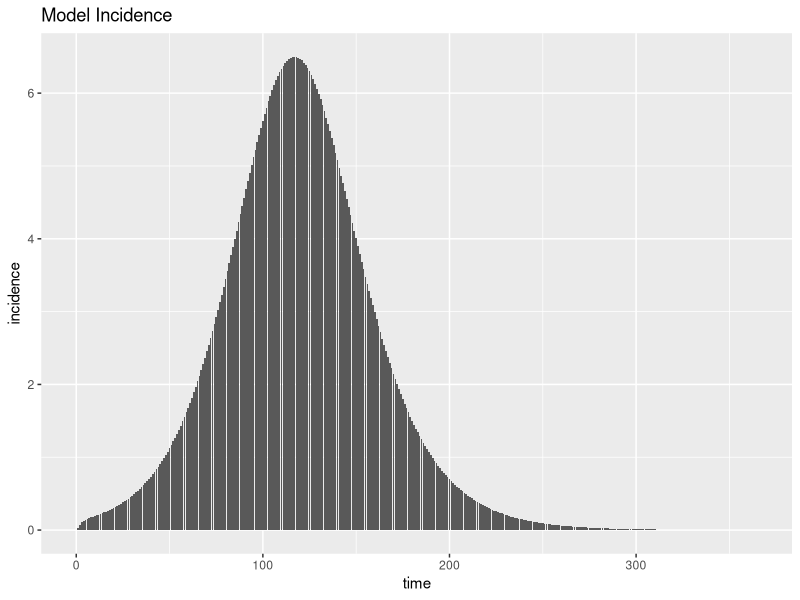
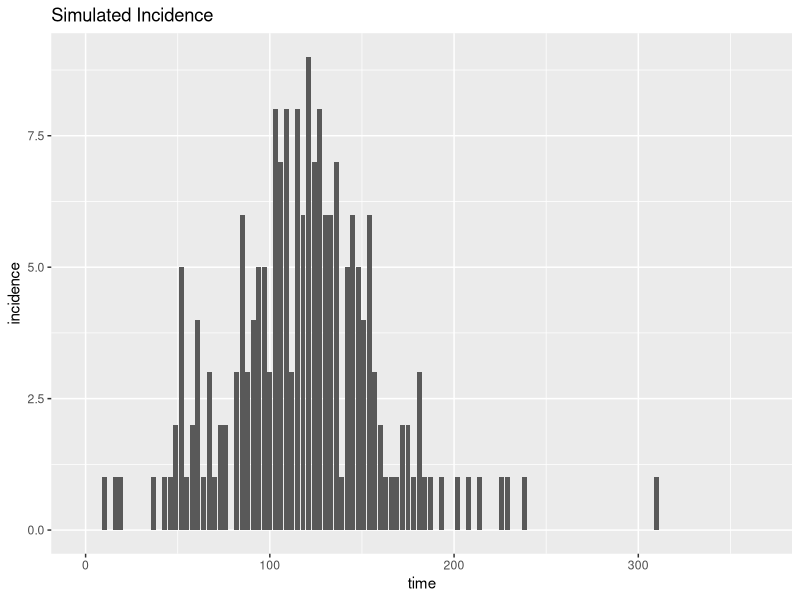
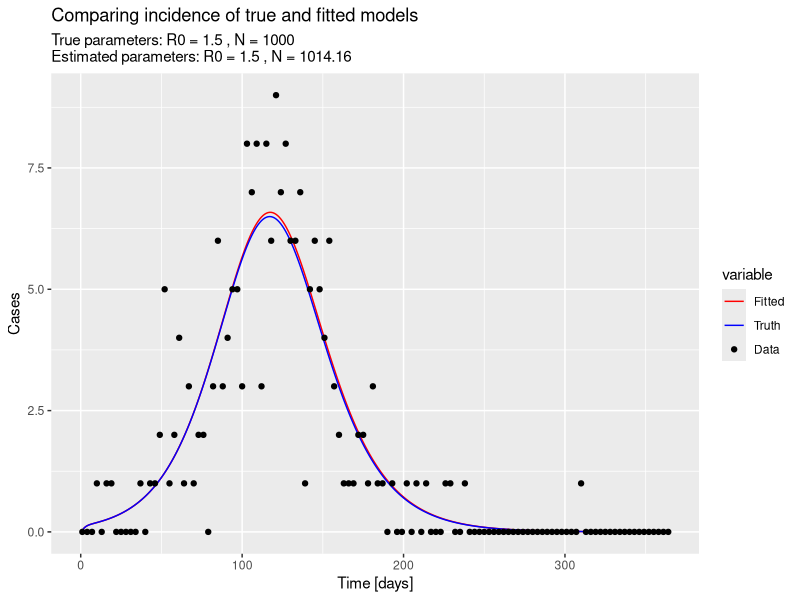
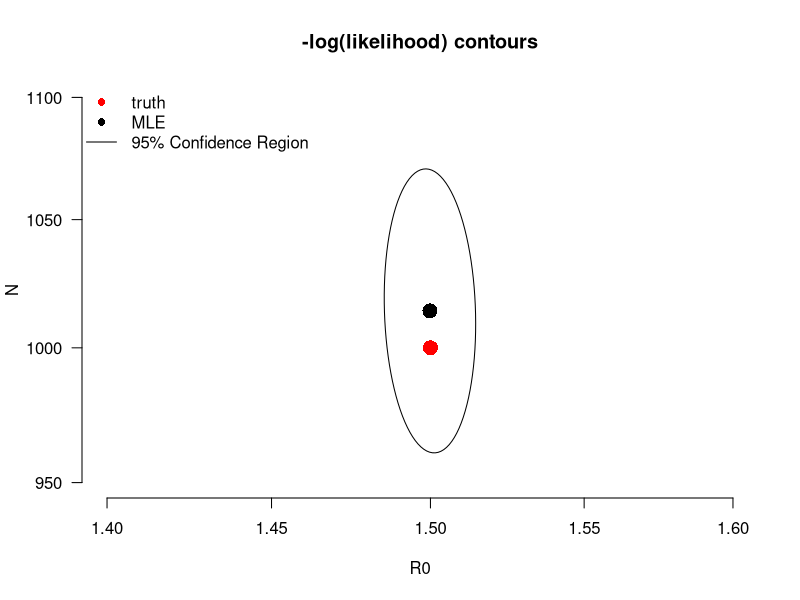
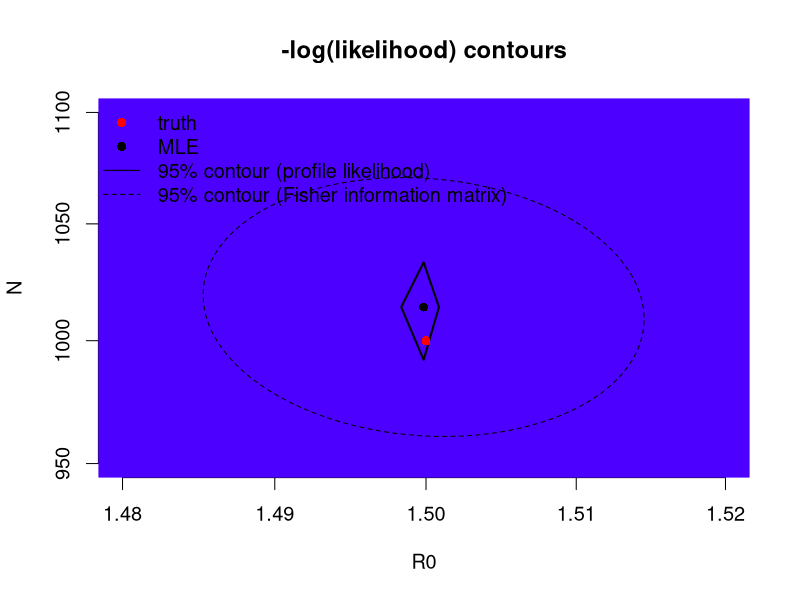
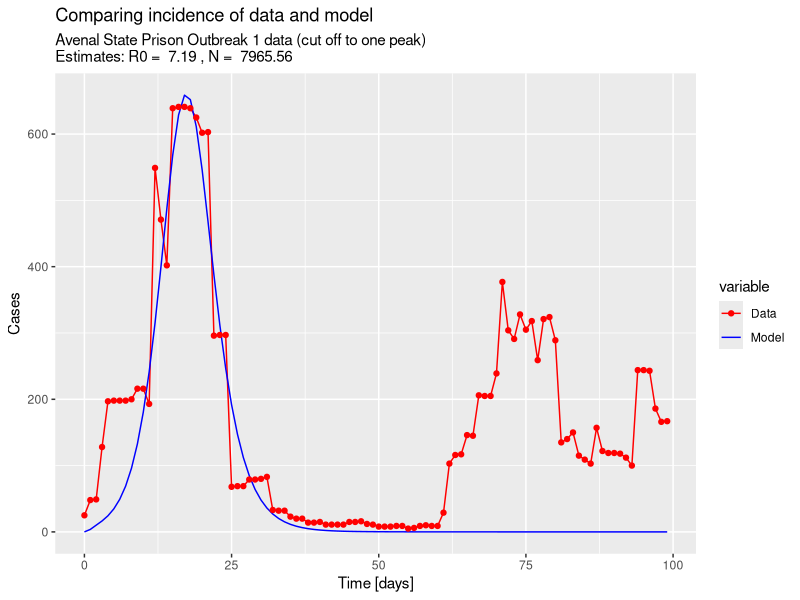
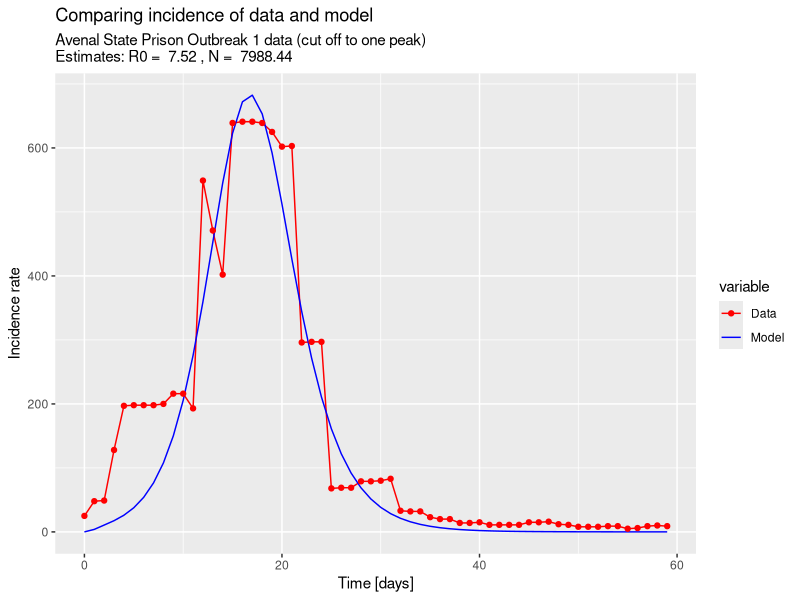
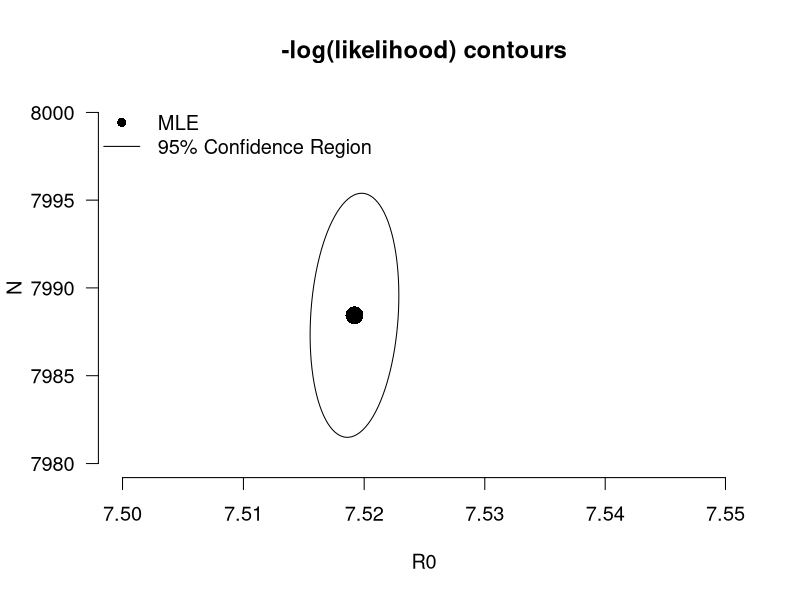

These figures' R source, in order:
##################################################################################
##################################################################################
# an R script to estimate R0 and N using an SEIR model
#
# Project: COVID in Prisons, ICI3D MMED 2023
#
##################################################################################

# Load packages -----------------------------------------------------------

require(boot); require(deSolve); require(ellipse); require(tidyverse); require(cowplot)

# Parameters --------------------------------------------------------------

## Parameters for SEIR model
## to be passed as default parameters to disease_params()
latentPeriod <- 3        # days
infectiousPeriod <- 7    # days

# Functions ---------------------------------------------------------------

## Function that makes a list of disease parameters ##
## > R0 and N are undefined (we treat N as an unknown parameter, because the
##   population size for each outbreak in the prisons are not known. Therefore,
##   we have to estimate it.)
## > Rates gamma and sigma are defined with the parameters stated above.

disease_params <- function(R0,                         # basic reproduction number, unknown
                           N,                          # the total population, unknown
                           gamma = 1/infectiousPeriod, # rate of removal
                           sigma = 1/latentPeriod)     # rate of progression
{
  return(as.list(environment()))
}

## Function that makes a vector of initial state variable conditions ##
## initI - initial value of I as argument (defaults to 1)

init_cond <- function(initI = 1) {
  init <- c(E = 0,       # exposed
            I = initI,   # infected
            X = 0,       # removed
            C = 0)       # cumulative cases
  
  return(init)
}

## Function defining the SEIR model ##
## > We remove the S compartment, since we cannot define its initial conditions
##   due to N being treated as an unknown parameter. S will be calculated later
##   in the next function (simEpidemic).
## > 'X' is used instead of 'R' to avoid confusion with R0, the reproduction 
##   number.
## > 'C' is an added compartment that calculates the cumulative infected cases 
##   per time step. The difference between 'C' at time t and t-1 will be the 
##   incidence.
## > Overall, this model is a standard deterministic SEIR model with no births,
##   deaths, introductions, replenishment of susceptibles, etc.
seixc <- function(tt, yy, parms) with(c(parms,as.list(yy)), {
  
  ## Infectious contact rate
  beta <- R0*gamma/N                
  
  ## State variable derivatives (ODE system)
  ## State variables are: E, I, X, C
  ## Since there is no S compartment, we substitute S with N-E-I-X
  deriv <- rep(NA,4)
  deriv[1] <-	beta*(N-E-I-X)*I - sigma*E   # dEdt
  deriv[2] <-	sigma*E - gamma*I            # dIdt
  deriv[3] <-	gamma*I                      # dXdt
  deriv[4] <- sigma*E                      # cumulative cases C
  return(list(deriv))
})

## Function to run the deterministic model simulation, based on the ODE system defined in seixc() ##
## This function outputs a dataframe with the following variables:
## > time - time-step
## > S, E, I, X, C - number of individuals in each compartment per timestep
## > N - total population
## > incidence - the number of incident cases, calculated as the difference in C 
##   over each time step
## > inc_rate - the incidence rate (incidence/N) per time step
simEpidemic <- function(init, tseq, modFunction=seixc, parms = disease_params()) {
  modDat <- as.data.frame(lsoda(init, tseq, modFunction, parms=parms))
  modDat$N <- rep(parms$N, nrow(modDat))             # total population N
  modDat$S <- with(modDat, N-E-I-X)                  # Here we add compartment S. Recall that S = N-E-I-X
  modDat$incidence <- c(modDat$C[1],diff(modDat$C))  # incident cases (difference in C over each time step)
  modDat$inc_rate <- with(modDat, incidence/N)       # incidence rate based on total population N
  col_order <- c("time","S", "E", "I", "X", "C", "N", "incidence", "inc_rate")  # for rearranging the columns
  return(modDat[,col_order])
}

## Function to create simulated data using the model ##
## From a simulated epidemic, measure the incidence proportion at several time points by drawing
## cross-sectional samples of individuals at each time, testing them, and then calculating sample
## incidence proportion and associated binomial confidence intervals. The incidence per time
## step will then be calculated from the difference in exposed between each time step.
##
## This function be used to generate simulated data for testing the model and optimization functions.

sampleEpidemic <- function(modDat,                                   # Simulated "data" which we treat as real 
                           sampleDates = seq(1, 365, by = 3),        # Sample every 3 days for 1 year
                           N = rep(1000, length(sampleDates))        # Number of individuals sampled at each time point
){
  inc_rate_at_sample_times <- modDat[modDat$time %in% sampleDates, 'inc_rate']
  inc <- rbinom(length(N), N, inc_rate_at_sample_times)
  lci <- mapply(function(x,n) binom.test(x,n)$conf.int[1], x = inc, n = N)
  uci <- mapply(function(x,n) binom.test(x,n)$conf.int[2], x = inc, n = N)    
  return(data.frame(time = sampleDates, incidence = inc, N, samp_inc_rate =  inc/N,
                    lci = lci, uci = uci))
}

## Function to calculate residual sum of squares ## 
## This will be passed to the objective function, which will be passed to optim()
ressum <- function(parms, obsDat, init, tseq) {
  modDat <- simEpidemic(init, parms=parms, tseq)
  ## What are the rows from our simulation at which we have observed data?
  matchedTimes <- modDat$time %in% obsDat$time
  sqe <- (obsDat$incidence - modDat$incidence[matchedTimes])^2
  return(sum(sqe))
}

## Function to combine guess (fit parameters) and fixed parameters ##
## This will be used within the objective function.
subsParms <- function(fit.params, fixed.params=disease_params())
  within(fixed.params, {
    loggedParms <- names(fit.params)[grepl('log_', names(fit.params))]
    unloggedParms <- names(fit.params)[!grepl('log_', names(fit.params))]        
    for(nm in unloggedParms) assign(nm, as.numeric(fit.params[nm]))
    for(nm in loggedParms) assign(gsub('log_','',nm), exp(as.numeric(fit.params[nm])))
    rm(nm, loggedParms, unloggedParms)
  })

## Objective function to be passed to optim() for parameter estimation ##
## Make the objective function a function of fixed and fitted parameters
objFXN <- function(fit.params,                        # paramters to fit
                   fixed.params = disease_params(),   # fixed paramters
                   obsDat,                            # observed data
                   init,
                   tseq) {                 
  parms <- subsParms(fit.params, fixed.params)
  ressum(parms, obsDat = obsDat, init=init, tseq = tseq)  # then ressum
}

# Test the functions with simulated data ----------------------------------

## Generate simulated data ##
## We will create "observed data" by sampling from a model with known R0 and N
trueParms <- disease_params(R0 = 1.50, N=1000)  # underlying model parameters
init.pop <- init_cond()                         # keep the default initial conditions
time.out <- seq(0, 365, 1)                      # range of timepoints for model time series

modDat <- simEpidemic(init.pop, parms = trueParms, tseq = time.out) # Simulated epidemic (underlying process)
ggplot(modDat, aes(x = time, y = incidence)) + 
  geom_col() +
  labs(title = "Model Incidence")              # quick look at the model incidence

set.seed(1)                                    # Initiate the random number generator
myDat <- sampleEpidemic(modDat)                # Simulate data from the sampling process (acts as our "observed data")
ggplot(myDat, aes(x=time, y=incidence)) + 
  geom_col() +
  labs(title = "Simulated Incidence")          # quick look at the simulated incidence

## Use optim to estimate R0 and N ##
## Intial estimation via SANN
optim.vals <- optim(par = c(log_R0 = log(1), log_N = log(1000))
                    , objFXN
                    , fixed.params = disease_params()  # defined at top of script
                    , obsDat = myDat
                    , init = init.pop
                    , tseq = time.out
                    , control = list(trace = 3, maxit = 150)
                    , method = "SANN")

## See initial estimates
estimParms <- exp(unname(optim.vals$par))
names(estimParms) <- c('R0', 'N')
trueParms[c('R0', 'N')]   # true values
estimParms                # estimated values

## Feed the last parameters of SANN in as the first values of Nelder-Mead
optim.vals <- optim(par = optim.vals$par
                    , objFXN
                    , fixed.params = disease_params()
                    , obsDat = myDat
                    , init = init.pop
                    , tseq = time.out
                    , control = list(trace = 3, maxit = 800, reltol = 10^-7)
                    , method = "Nelder-Mead"
                    , hessian = T)


## Store estimates
MLEfits <- optim.vals$par
log_R0.fit <- MLEfits["log_R0"]
log_N.fit <- MLEfits["log_N"]
estimParms <- exp(unname(MLEfits))
names(estimParms) <- c('R0', 'N')

## See final estimates
trueParms[c('R0', 'N')]   # true values
estimParms                # estimated values

## Simulate an epidemic using the R0 estimate (fitDat)
fitDat <- simEpidemic(init = init.pop, tseq = time.out, parms = subsParms(optim.vals$par, trueParms))

## Visually compare incidence (cases) of fitDat and modDat (the true underlying process)
df <- rbind(modDat = modDat %>% 
              mutate(variable = "modDat"),
            fitDat = fitDat %>% 
              mutate(variable = "fitDat"))

myDat <- myDat %>% 
  mutate(variable = "myDat")

ggplot(df, aes(x = time, y = incidence, color = variable))+
  geom_line() +
  geom_point(data = myDat, mapping=aes(x = time, y=incidence, color = variable)) +
  labs(title = "Comparing incidence of true and fitted models",
       subtitle = paste("True parameters: R0 =", trueParms['R0'], ", N =", trueParms['N'],
                        "\nEstimated parameters: R0 =", round(estimParms['R0'],2), ", N =", round(estimParms['N'],2)),
       x= "Time [days]",
       y= "Cases") +
  scale_color_manual(labels = c("Fitted","Truth","Data"), values = c("red", "blue", "black"))


# Contour plots for simulated data ----------------------------------------

## Generate contour plots with the Hessian ##
fisherInfMatrix <- solve(optim.vals$hessian) ## invert the Hessian, to estimate the covar-var matrix of parameter estimates

## Create a sequence of R0 and N values for the grid
res <- 15
R0.seq <- exp(seq(log_R0.fit-1, log_R0.fit+1, l = res))
N.seq <- exp(seq(log_N.fit-1, log_N.fit + 1, l = res))

## Initialize plot of parameters
plot(1,1, type = 'n', log = 'xy',
     # xlim = range(R0.seq), ylim = range(N.seq),
     xlim = c(1.4,1.6), ylim = c(950,1100),  # use these limits to zoom-in
     las = 1,
     xlab = expression(R0), ylab = expression(N),
     main = "-log(likelihood) contours", bty = "n")
## Add true parameter values to the plot
with(trueParms, points(R0, N, pch = 16, cex = 2, col = 'red'))
## Add MLE to the plot
points(exp(MLEfits['log_R0']), exp(MLEfits['log_N']), pch = 16, cex = 2, col = 'black')
## Add 95% contour ellipse from Hessian
lines(exp(ellipse(fisherInfMatrix, centre = MLEfits, level = .95)))
legend("topleft", c('truth', 'MLE', '95% Confidence Region'), lty = c(NA, NA, 1), pch = c(16,16, NA),
       col = c('red', 'black', 'black'), bg='white', bty = 'n')

## Change the xlim and ylim values to zoom-into the plot!

## Generate contour plots with likelihood profiles ##
objXR0_N <- function(R0, N, fixed.params = disease_params(), browse=F, obsDat,
                     init, tseq) {
  objFXN(fit.params = c(log_R0 = log(R0), log_N = log(N))
         , fixed.params = fixed.params, obsDat, init, tseq)}

objXR0_NVEC <- Vectorize(objXR0_N, list("R0", "N"))

mat <- outer(R0.seq, N.seq, objXR0_NVEC, init = init_cond(), tseq=time.out, obsDat=myDat)

ml.val <- optim.vals$value
conf.cutoff <- ml.val + qchisq(.95,2)/2

## Show likelihood contours
par(cex = 1.2)
plot(1,1, type = 'n', log = 'xy',
     # xlim = range(R0.seq), ylim = range(N.seq),
     xlim = c(1.48,1.52), ylim = c(950,1100),  # use these limits to zoom-in
     xlab = expression(R0), ylab = expression(N),
     main = "-log(likelihood) contours", bty = "n")
.filled.contour(R0.seq, N.seq, mat, levels = seq(min(mat), max(mat), l=20), col = topo.colors(20))
## Add contour for 95% CI from likelihood ratio
contour(R0.seq, N.seq, mat, levels = c(conf.cutoff),
        col = "black", lwd = 2, labels = "", labcex = .2, add = T)
## Add contour for 95% CI from Hessian
lines(exp(ellipse(fisherInfMatrix, centre = MLEfits, level = .95)), lty = 2)
## Add MLE to the plot
points(exp(log_R0.fit), exp(log_N.fit), pch = 16, cex = 1, col = 'black')
## Add true parameter values to the plot
with(trueParms, points(R0, N, pch = 16, cex = 1, col = 'red'))
legend("topleft",
       c('truth', 'MLE', '95% contour (profile likelihood)', '95% contour (Fisher information matrix)')
       , lty = c(NA, NA, 1, 2), pch = c(16,16, NA, NA),
       col = c('red', rep('black',3)), bg='white', bty = 'n')

## Change the xlim and ylim values to zoom-into the plot!

# Estimate R0 and N with actual data ----------------------------------------

## Import and wrangle dataset
all.data <- read_csv("new_cases_per_day.csv")

## Extract one outbreak: Avenal State Prison (ASP) Outbreak 1
ASP.1.data <- all.data %>%
  filter(Facility_Outbreak == "Avenal State Prison (ASP) Outbreak 1") %>%
  select(Date, Daily_New_Cases) %>% 
  rename(incidence = Daily_New_Cases) %>% 
  mutate(time = seq(0,nrow(.)-1)) %>%
  filter(time < 100)

ASP.1.data

## Define time sequence and initial conditions
time.out2 <- seq(0, max(ASP.1.data$time), 1)
init.prison <- init_cond(initI = 25)

## Use optim to estimate R0
prison.estim <- optim(par = c(log_R0 = log(1), log_N = log(1000))
                      , objFXN
                      , fixed.params = disease_params()  # defined at top of script
                      , obsDat = ASP.1.data
                      , init = init.prison
                      , tseq = time.out2
                      , control = list(trace = 3, maxit = 150)
                      , method = "SANN")

## Feed the last parameters of SANN in as the first values of Nelder-Mead
# prison.estim <- optim(par = optim.vals$par
#                     , objFXN
#                     , fixed.params = disease_params()
#                     , obsDat = ASP.1.data
#                     , init = init.pop
#                     , tseq = time.out2
#                     , control = list(trace = 3, maxit = 800, reltol = 10^-7)
#                     , method = "Nelder-Mead"
#                     , hessian = T)

## View the R0 estimate
estimParms <- exp(unname(prison.estim$par))
names(estimParms) <- c('R0', 'N')
estimParms

## Run the SEIR model with the R0 estimate
prison.ts <- simEpidemic(init.prison, time.out2, seixc, disease_params(R0 = estimParms['R0'], N = estimParms['N']))

## Visually compare incidence of the model and actual data

df2 <- rbind(ASP.1.data %>% 
               select(-Date) %>% 
               mutate(variable = "ASP.1.data"),
             prison.ts %>% 
               select(incidence, time) %>% 
               mutate(variable = "prison.ts"))

ggplot(df2, aes(x = time, y = incidence, color = variable))+
  geom_line() +
  geom_point(data = subset(df2, df2$variable == "ASP.1.data"), mapping=aes(x = time, y=incidence, color = variable)) +
  labs(title = "Comparing incidence of data and model",
       subtitle = paste("Avenal State Prison Outbreak 1 data (cut off to one peak)
Estimates: R0 = ", round(estimParms['R0'],2), ", N = ", round(estimParms['N'],2)),
x= "Time [days]",
y= "Cases") +
  scale_color_manual(labels = c("Data","Model"), values = c("red", "blue"))

## The model incidence and actual incidence clearly do not fit well based on
## visual inspection. The model cannot match the data incidence with two peaks,
## and is only fitting one peak.
## Let's try to cut the data to only include the initial peak, and then assess
## model performance.

# Estimate with one-peak data ---------------------------------------------

ASP.1.data.cut <- ASP.1.data %>%
  filter(time < 60)  # cutoff at day 60 of outbreak

time.out3 <- seq(0, max(ASP.1.data.cut$time), 1)

prison.estim.cut <- optim(par = c(log_R0 = log(1), log_N = log(1000))
                          , objFXN
                          , fixed.params = disease_params()
                          , obsDat = ASP.1.data.cut
                          , init = init.prison
                          , tseq = time.out3
                          , control = list(trace = 3, maxit = 150)
                          , method = "SANN"
                          , hessian = T)

## Feed the last parameters of SANN in as the first values of Nelder-Mead
# prison.estim.cut <- optim(par = optim.vals$par
#                     , objFXN
#                     , fixed.params = disease_params()
#                     , obsDat = ASP.1.data.cut
#                     , init = init.prison
#                     , tseq = time.out3
#                     , control = list(trace = 3, maxit = 800, reltol = 10^-7)
#                     , method = "Nelder-Mead"
#                     , hessian = T)

## Store estimates
MLEfits <- prison.estim.cut$par
log_R0.fit <- MLEfits["log_R0"]
log_N.fit <- MLEfits["log_N"]
estimParms2 <- exp(unname(MLEfits))
names(estimParms2) <- c('R0', 'N')

## See final estimates
estimParms2

## Run the SEIR model with the R0 estimate

prison.ts.cut <- simEpidemic(init.prison, time.out3, seixc, disease_params(R0 = estimParms2['R0'], N = estimParms2['N']))

## Visually compare incidence rates of the model and actual data

df3 <- rbind(ASP.1.data.cut %>% 
               select(-Date) %>% 
               mutate(variable = "ASP.1.data.cut"),
             prison.ts.cut %>% 
               select(incidence, time) %>% 
               mutate(variable = "prison.ts.cut"))

ggplot(df3, aes(x = time, y = incidence, color = variable))+
  geom_line() +
  geom_point(data = subset(df3, df3$variable == "ASP.1.data.cut"), mapping=aes(x = time, y=incidence, color = variable)) +
  labs(title = "Comparing incidence of data and model",
       subtitle = paste("Avenal State Prison Outbreak 1 data (cut off to one peak)
Estimates: R0 = ", round(estimParms2['R0'],2), ", N = ", round(estimParms2['N'],2)),
x= "Time [days]",
y= "Incidence rate") +
  scale_color_manual(labels = c("Data","Model"), values = c("red", "blue"))

## The model is somewhat closer to the data in shape
## Are the estimated R0 and N values reasonable?

# Contour plots for actual data -------------------------------------------
## We will use the estimated R0 and N from the ASP1 data restricted to one peak

## Generate contour plots with the Hessian ##
fisherInfMatrix <- solve(prison.estim.cut$hessian)

## Create a sequence of R0 and N values for the grid
R0.seq <- exp(seq(log_R0.fit-1, log_R0.fit+1, l = res))
N.seq <- exp(seq(log_N.fit-1, log_N.fit + 1, l = res))

## Initialize plot of parameters
plot(1,1, type = 'n', log = 'xy',
     # xlim = range(R0.seq), ylim = range(N.seq),
     xlim = c(7.50,7.55), ylim = c(7980,8000),  # use these limits to zoom-in
     las = 1,
     xlab = expression(R0), ylab = expression(N),
     main = "-log(likelihood) contours", bty = "n")
## Add MLE to the plot
points(estimParms2['R0'], estimParms2['N'], pch = 16, cex = 2, col = 'black')
## Add 95% contour ellipse from Hessian
lines(exp(ellipse(fisherInfMatrix, centre = MLEfits, level = .95)))
legend("topleft", c('MLE', '95% Confidence Region'), lty = c(NA, 1), pch = c(16, NA),
       col = c('black', 'black'), bg='white', bty = 'n')

## Generate contour plots with likelihood profiles ##
mat <- outer(R0.seq, N.seq, objXR0_NVEC, init = init_cond(), tseq=time.out, obsDat=myDat)

ml.val <- prison.estim.cut$value
conf.cutoff <- ml.val + qchisq(.95,2)/2

## Show likelihood contours
par(cex = 1.2)
plot(1,1, type = 'n', log = 'xy',
     xlim = range(R0.seq), ylim = range(N.seq),
     # xlim = c(7.50,7.55), ylim = c(7980,8000),  # use these limits to zoom-in
     xlab = expression(R0), ylab = expression(N),
     main = "-log(likelihood) contours", bty = "n")
.filled.contour(R0.seq, N.seq, mat, levels = seq(min(mat), max(mat), l=20), col = topo.colors(20))
## Add contour for 95% CI from likelihood ratio
## This comes out really large!
contour(R0.seq, N.seq, mat, levels = c(conf.cutoff),
        col = "black", lwd = 2, labels = "", labcex = .2, add = T)
## Add contour for 95% CI from Hessian
lines(exp(ellipse(fisherInfMatrix, centre = MLEfits, level = .95)), lty = 2)
## Add MLE to the plot
points(exp(log_R0.fit), exp(log_N.fit), pch = 16, cex = 1, col = 'black')
## Add true parameter values to the plot
legend("topleft",
       c('MLE', '95% contour (profile likelihood)', '95% contour (Fisher information matrix)')
       , lty = c(NA, 1, 2), pch = c(16, NA, NA),
       col = c(rep('black',3)), bg='white', bty = 'n')

# Plots used in the report ------------------------------------------------

## Figure 1
ggplot(df, aes(x = time, y = incidence, color = variable))+
  geom_line() +
  geom_point(data = myDat, mapping=aes(x = time, y=incidence, color = variable)) +
  #  geom_ribbon(data = myDat, mapping=aes(x = time, y = samp_inc_rate, ymin=lci, ymax=uci), color = NA, fill = "black", alpha = 0.2) +
  labs(x= "Time [days]",
       y= "cases") +
  scale_color_manual(labels = c("Fitted","Truth","Data"), values = c("red", "blue", "black")) +
  theme(legend.title= element_blank())

## Figure 2
A <- ggplot(df2, aes(x = time, y = incidence, color = variable))+
  geom_line() +
  geom_point(data = subset(df2, df2$variable == "ASP.1.data"), mapping=aes(x = time, y=incidence, color = variable)) +
  labs(x= "Time [days]",
       y= "Incidence rate") +
  scale_color_manual(labels = c("Data","Model"), values = c("red", "blue")) +
  theme(legend.position = "bottom", legend.title= element_blank())

B <- ggplot(df3, aes(x = time, y = incidence, color = variable))+
  geom_line() +
  geom_point(data = subset(df3, df3$variable == "ASP.1.data.cut"), mapping=aes(x = time, y=incidence, color = variable)) +
  labs(x= "Time [days]",
       y= "Incidence rate") +
  scale_color_manual(labels = c("Data","Model"), values = c("red", "blue"))

AB <- plot_grid(A+theme(legend.position = "none"), 
                B + theme(legend.position = "none"), 
                labels = "AUTO", ncol=2)

legend <- get_legend(A)

plot_grid(AB, legend, ncol=1,rel_heights = c(0.95, 0.05))
